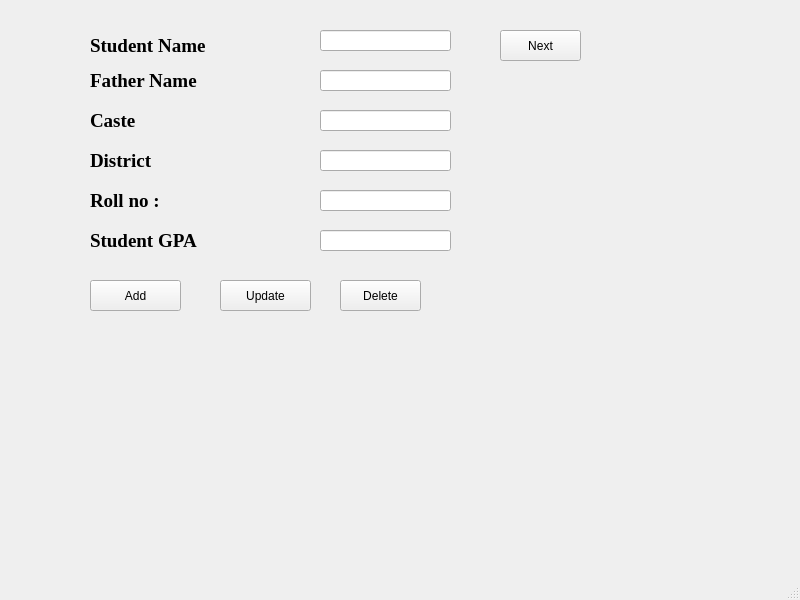
<?xml version="1.0" encoding="UTF-8"?>
<ui version="4.0">
 <class>MainWindow</class>
 <widget class="QMainWindow" name="MainWindow">
  <property name="geometry">
   <rect>
    <x>0</x>
    <y>0</y>
    <width>800</width>
    <height>600</height>
   </rect>
  </property>
  <property name="windowTitle">
   <string>MainWindow</string>
  </property>
  <widget class="QWidget" name="centralwidget">
   <widget class="QLineEdit" name="lineEditFather">
    <property name="geometry">
     <rect>
      <x>320</x>
      <y>70</y>
      <width>131</width>
      <height>21</height>
     </rect>
    </property>
   </widget>
   <widget class="QLineEdit" name="lineEditCaste">
    <property name="geometry">
     <rect>
      <x>320</x>
      <y>110</y>
      <width>131</width>
      <height>21</height>
     </rect>
    </property>
   </widget>
   <widget class="QLineEdit" name="lineEditName">
    <property name="geometry">
     <rect>
      <x>320</x>
      <y>30</y>
      <width>131</width>
      <height>21</height>
     </rect>
    </property>
   </widget>
   <widget class="QLineEdit" name="lineEditRoll">
    <property name="geometry">
     <rect>
      <x>320</x>
      <y>190</y>
      <width>131</width>
      <height>21</height>
     </rect>
    </property>
   </widget>
   <widget class="QLabel" name="label">
    <property name="geometry">
     <rect>
      <x>90</x>
      <y>30</y>
      <width>141</width>
      <height>31</height>
     </rect>
    </property>
    <property name="font">
     <font>
      <family>Times New Roman</family>
      <pointsize>14</pointsize>
      <bold>true</bold>
     </font>
    </property>
    <property name="text">
     <string>Student Name</string>
    </property>
   </widget>
   <widget class="QLabel" name="label_2">
    <property name="geometry">
     <rect>
      <x>90</x>
      <y>150</y>
      <width>131</width>
      <height>21</height>
     </rect>
    </property>
    <property name="font">
     <font>
      <family>Times New Roman</family>
      <pointsize>14</pointsize>
      <bold>true</bold>
     </font>
    </property>
    <property name="text">
     <string>District</string>
    </property>
   </widget>
   <widget class="QLabel" name="label_3">
    <property name="geometry">
     <rect>
      <x>90</x>
      <y>70</y>
      <width>131</width>
      <height>21</height>
     </rect>
    </property>
    <property name="font">
     <font>
      <family>Times New Roman</family>
      <pointsize>14</pointsize>
      <bold>true</bold>
     </font>
    </property>
    <property name="text">
     <string>Father Name</string>
    </property>
   </widget>
   <widget class="QLabel" name="label_4">
    <property name="geometry">
     <rect>
      <x>90</x>
      <y>190</y>
      <width>101</width>
      <height>21</height>
     </rect>
    </property>
    <property name="font">
     <font>
      <family>Times New Roman</family>
      <pointsize>14</pointsize>
      <bold>true</bold>
     </font>
    </property>
    <property name="text">
     <string>Roll no :</string>
    </property>
   </widget>
   <widget class="QLabel" name="label_5">
    <property name="geometry">
     <rect>
      <x>90</x>
      <y>230</y>
      <width>121</width>
      <height>21</height>
     </rect>
    </property>
    <property name="font">
     <font>
      <family>Times New Roman</family>
      <pointsize>14</pointsize>
      <bold>true</bold>
     </font>
    </property>
    <property name="text">
     <string>Student GPA</string>
    </property>
   </widget>
   <widget class="QLineEdit" name="lineEditGPA">
    <property name="geometry">
     <rect>
      <x>320</x>
      <y>230</y>
      <width>131</width>
      <height>21</height>
     </rect>
    </property>
   </widget>
   <widget class="QPushButton" name="pushButtonAdd">
    <property name="geometry">
     <rect>
      <x>90</x>
      <y>280</y>
      <width>91</width>
      <height>31</height>
     </rect>
    </property>
    <property name="text">
     <string>Add</string>
    </property>
   </widget>
   <widget class="QPushButton" name="pushButtonUpdate">
    <property name="geometry">
     <rect>
      <x>220</x>
      <y>280</y>
      <width>91</width>
      <height>31</height>
     </rect>
    </property>
    <property name="text">
     <string>Update</string>
    </property>
   </widget>
   <widget class="QPushButton" name="pushButtonDelete">
    <property name="geometry">
     <rect>
      <x>340</x>
      <y>280</y>
      <width>81</width>
      <height>31</height>
     </rect>
    </property>
    <property name="text">
     <string>Delete</string>
    </property>
   </widget>
   <widget class="QPushButton" name="pushButtonNext">
    <property name="geometry">
     <rect>
      <x>500</x>
      <y>30</y>
      <width>81</width>
      <height>31</height>
     </rect>
    </property>
    <property name="text">
     <string>Next</string>
    </property>
   </widget>
   <widget class="QLabel" name="label_6">
    <property name="geometry">
     <rect>
      <x>90</x>
      <y>110</y>
      <width>131</width>
      <height>21</height>
     </rect>
    </property>
    <property name="font">
     <font>
      <family>Times New Roman</family>
      <pointsize>14</pointsize>
      <bold>true</bold>
     </font>
    </property>
    <property name="text">
     <string>Caste</string>
    </property>
   </widget>
   <widget class="QLineEdit" name="lineEditDistrict">
    <property name="geometry">
     <rect>
      <x>320</x>
      <y>150</y>
      <width>131</width>
      <height>21</height>
     </rect>
    </property>
   </widget>
  </widget>
  <widget class="QMenuBar" name="menubar">
   <property name="geometry">
    <rect>
     <x>0</x>
     <y>0</y>
     <width>800</width>
     <height>21</height>
    </rect>
   </property>
  </widget>
  <widget class="QStatusBar" name="statusbar"/>
 </widget>
 <resources/>
 <connections/>
</ui>
